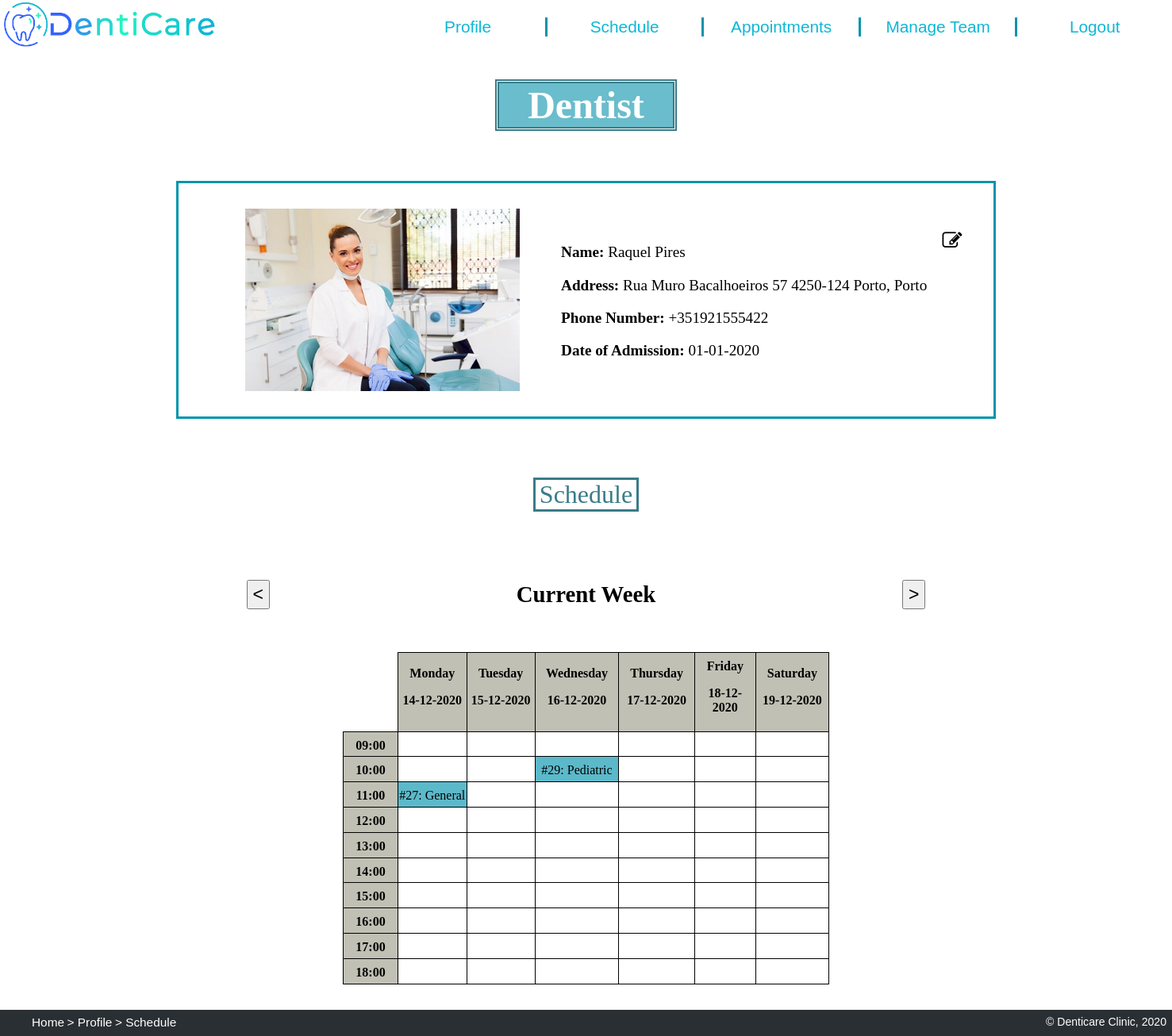
Screenshot of /dentist.php (signed in) with the database file from the repository.
### tables this page shows
CREATE TABLE employee (
    id integer PRIMARY KEY REFERENCES person, 
    salary float CHECK(salary > 0),
    date_of_admission text -- format dd-mm-yyyy
);

CREATE TABLE person (
    id integer PRIMARY KEY AUTOINCREMENT,
    name text NOT NULL,
    address text,
    phone_number text NOT NULL, -- e.g. +351935556768
    username text NOT NULL UNIQUE,
    password text NOT NULL
);

CREATE TABLE appointment (
    app_id integer PRIMARY KEY AUTOINCREMENT,
    date text NOT NULL, -- format dd-mm-yyyy
    time text NOT NULL, -- format 'hh:mm'
    room integer NOT NULL,
    client_id integer NOT NULL REFERENCES client,
    dentist_id integer NOT NULL REFERENCES dentist,
    specialty text NOT NULL REFERENCES specialty
);

### dentist.php (called while the page is built, shortened)
<?php
    require_once('database/init.php');
    require_once('database/dentist.php');
    require_once('database/appointment.php');
    $id = $_SESSION['id'];
    $dentist = getDentistInfo($id);
    $appointments = getDentistAppointments($id);
    require_once('templates/dentist_header_info_tpl.php');
    require_once('templates/schedule_tpl.php');
    require_once('templates/footer_tpl.php');
?>

### database/dentist.php (called while the page is built, shortened)
<?php
    function getDentistInfo($id) {
        global $dbh;
        $stmt = $dbh->prepare('SELECT * FROM person
                            JOIN employee USING (id)
                            JOIN dentist USING (id)
                            WHERE id = ?');
        $stmt->execute(array($id));
        return $stmt->fetch();
    }
?>

### templates/dentist_header_info_tpl.php (the view, shortened to what this page needs)
<!DOCTYPE html>
<html lang="en">
<head>
    <link href="css/style.css" rel="stylesheet">
    <link href="css/layout.css" rel="stylesheet">
    <link href="css/profilePage.css" rel="stylesheet">
    <link href="css/dentistAppointments.css" rel="stylesheet">
    <link href="css/managePeople.css" rel="stylesheet">
    <link href="https://cdnjs.cloudflare.com/ajax/libs/font-awesome/4.7.0/css/font-awesome.min.css" rel="stylesheet">
</head>
<body>
    <header>
        <a href='index.php' title="Home">
            <img src="images/logo.png" alt="Dentist Clinic Logo">
        </a>
        <nav>
            <ul>
                <li><a href='dentist.php' title="Profile"> Profile </a></li>
                <li><a href='dentist.php#Schedule' title="Schedule"> Schedule </a></li>
                <li><a href='dentistAppointments.php' title="Appointments"> Appointments </a></li>
                <li><a href='manageTeam.php#team_mng' title="Manage Team"> Manage Team </a></li>
                <li><a href='action_logout.php' title="Log Out"> Logout </a></li>
            </ul>
        </nav>
    </header>
    <h1 id="profileTitle"> Dentist </h1>
    <section id="profileInfo">
        <img src="images/<?php echo $dentist['username'] ?>.jpg" alt="Dr.<?php echo $dentist['name'] ?>">
        <div id="info">
            <?php if ($_SESSION['edit_on']==0 && !isset($_POST['edit'])) { ?>
                <form action="action_decideProfile.php" method="post" id="edit_profile">
                 <button type="submit" id="edit_button" name="edit" form="edit_profile"><i class="fa fa-edit"></i></button>
                </form>
                <p> <strong> Name: </strong> <?php echo $dentist['name'] ?> </p>
                <p> <strong> Address: </strong> <?php echo $dentist['address'] ?> </p>
                <p> <strong> Phone Number: </strong> <?php echo $dentist['phone_number'] ?> </p>
                <p> <strong> Date of Admission: </strong> <?php echo $dentist['date_of_admission'] ?> </p>
            <?php } ?>
        </div>
    </section>

### database/appointment.php (shortened to what this page needs)
<?php
    function getDentistAppointments($id) {
        global $dbh;
        $stmt = $dbh->prepare('SELECT * FROM appointment
                                JOIN person ON dentist_id=person.id
                                WHERE dentist_id = ?');
        $stmt->execute(array($id));
        return $stmt->fetchAll();
    }
    function find_appointment($day, $hour, $appointments) {
        foreach ($appointments as $appointment) {
            if ($appointment['date'] == $day && $appointment['time'] == $hour) { ?>
                <a href='/dentistAppointments.php#appointment<?php echo $appointment['app_id'] ?>' title="Appointment" style="color: black; text-decoration:none;"> #<?php echo $appointment['app_id']; ?>:
                <?php echo $appointment['specialty']; ?></a>
            <?php }
        }
    }
?>

### css/style.css (style rules this page uses)
html { background: url(https://media.istockphoto.com/vectors/abstract-white-gray-background-with-clean-smooth-soft-wave-vector-vector-id915242162?k=6&m=915242162&s=170667a&w=0&h=4WM4DJV-ZH4vGMzR6MZ9FEHTHWEkW3EGcwXswC1MwlI=) no-repeat center center fixed; -webkit-background-size: cover; -moz-background-size: cover; -o-background-size: cover; background-size: cover; scroll-behavior: smooth; }
body>header { background-color: rgb(255, 255, 255); color: rgb(14, 183, 212); }
body>header img:first-child { height: 4em; }
body>header ul { height: auto; margin: 0; padding: 0; }
body>header li { background-color: white; text-align: center; list-style-type: none; font-family: Arial, Helvetica, sans-serif; font-size: 130%; border-right: 3px solid rgb(3, 148, 173); }
body>header li:last-child { border-right: 0px solid white; }
body>header a { color: rgb(14, 183, 212); text-decoration: none; }
#contacts p, li { font-family: Arial, Helvetica, sans-serif; text-align: center; }
footer p, ul { padding-bottom: 1%; }

### css/layout.css (style rules this page uses)
body { width: 100%; margin: 0; padding: 0; display: grid; grid-template-rows: [start] auto [first] auto [services] 10fr [end]; }
body>header { grid-row: start/first; }
body>header { display: grid; grid-template-columns: [logo] 1fr [menu] 2fr [end]; grid-template-rows: auto auto; }
header>nav { align-self: center; }
body>header img:first-child { grid-column: logo/menu; grid-row: 1; justify-self: left; }
body>header nav { grid-column: menu/end; grid-row: 1; }
body>header ul { display: flex; flex-direction: row; justify-content: center; }
body>header li { flex: 1; }

### css/profilePage.css (style rules this page uses)
#profileTitle { font-size: 3em; margin-left: 13em; margin-right: 13em; margin-bottom: 0.3em; text-align: center; background: rgba(96, 185, 201, 0.932); background-clip: content-box; color: white; border: 5px double rgb(57, 124, 136); }
#profileInfo { display: flex; flex-direction: row; justify-content: center; margin: 3em 15%; padding-top: 2em; padding-bottom: 2em; background-color: white; border: 3px solid rgb(3, 148, 173); }
#profileInfo img { padding-right: 2em; height: 230px; width:auto; }
#info { font-size: 1.2em; padding-left: 2%; padding-top: 2.5%; }
#edit_profile { width:20%; margin:0; }
#edit_profile>#edit_button { position: absolute; left:80%; border:none; background-color: white; font-size: 130%; text-align: right; }

### rows the page displays
employee: id.username (picture), id.name "Raquel Pires", id.address "Rua Muro Bacalhoeiros 57 4250-124 Porto, Porto", id.phone_number "+351921555422", date_of_admission "01-01-2020"
appointment: app_id "29", specialty "Pediatric"
appointment: app_id "27", specialty "General"
